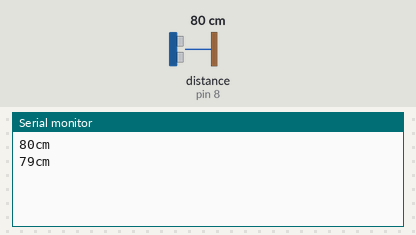
Bench run of a sketch on a simulated Arduino Uno, built with avr-gcc and run on an emulated ATmega328P. Parts: the last lines printed to the serial monitor. Wiring (inferred from the names in the program): ultrasonic range finder: trigger pin 7; echo pin 8. Inputs (shaded band) come from the test bench; at power-on: distance to the obstacle (sensor on pin 8) 80 cm. The echo pulse lasts 58.3 µs per cm.

Above: at 2.8 s.
2.9 s: distance to the obstacle (sensor on pin 8) set to 2 cm
At 5.2 s:
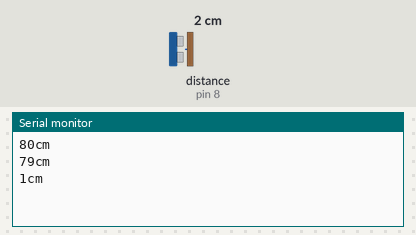
5.6 s: distance to the obstacle (sensor on pin 8) set to 4 cm
At 6.9 s:
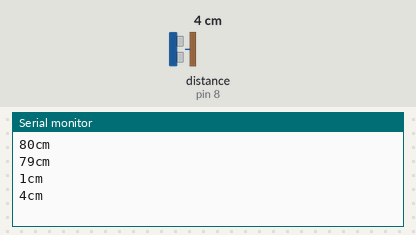
Timing chart, 0 to 8.6 s (numbered marks = the images above; inputs shaded):
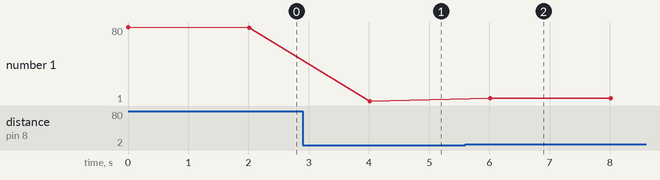

Measured:
- after the input at 2.9 s, the serial monitor: prints a new line after 1.1 s (image 1)
- after the input at 5.6 s, the serial monitor: prints a new line after 0.41 s (image 2)
- plotted number 1: 79 → 1 after the input at 2.9 s, 1 → 4 after the input at 5.6 s

The sketch:

ultrasonic.ino
```cpp
int trigPin=7;
int echoPin=8;


void setup() {
  Serial.begin (9600);
  pinMode(trigPin, OUTPUT);
  pinMode(echoPin, INPUT);
}

void loop() {

  long duration, distance;
  digitalWrite(trigPin, LOW);  // Added this line
  delayMicroseconds(2); // Added this line
  digitalWrite(trigPin, HIGH);
  delayMicroseconds(10); // Added this line
  digitalWrite(trigPin, LOW);
  duration = pulseIn(echoPin, HIGH);
  distance = (duration/2) / 29.1;

   if (distance >= 500 || distance <= 0){
    Serial.println("Out of range");
  }
  else {
    Serial.print(distance);
    Serial.println("cm");
  }
  delay(2000);
}
```
